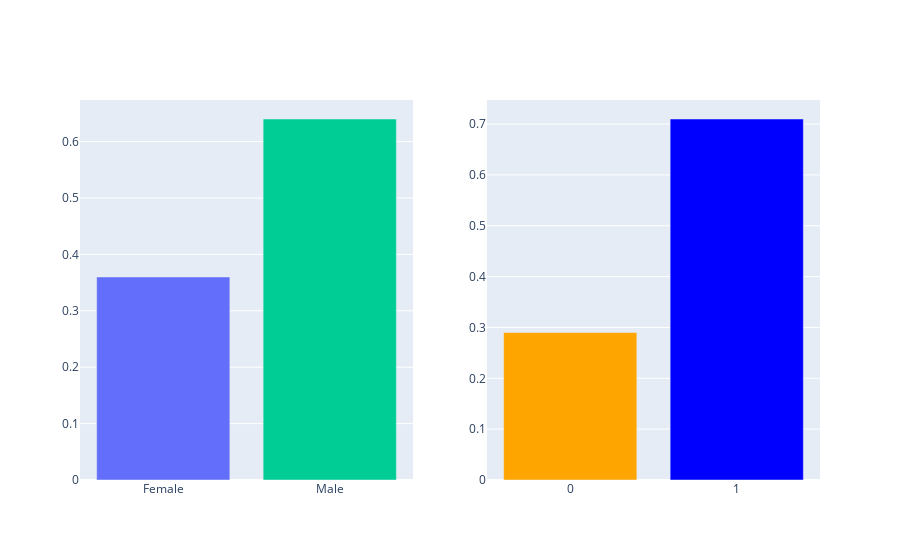
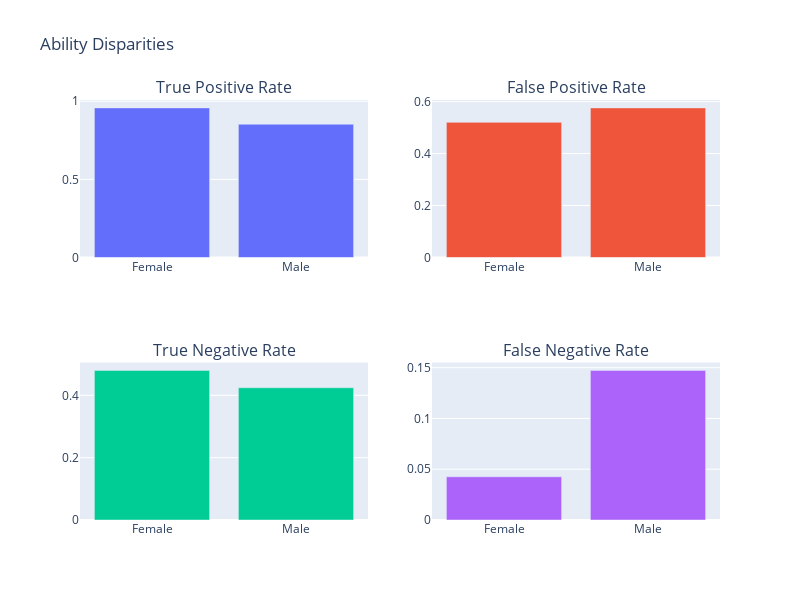
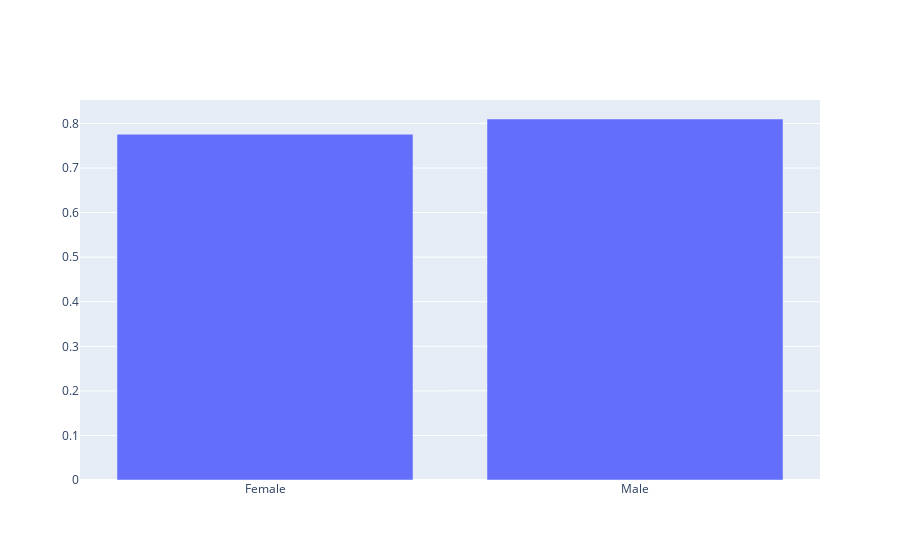

Notebook code for these charts, in order:
### Markdown cell above
## Using FairDetect to test biases in the 'sex' variable

### Code cell
sensitive = 'sex' # sensible variable one wants to test for biases
labels = {0:'Female',1:'Male'} # 0 - Female and 1 - Male
fd.identify_bias(model,X_test,y_test,'sex',labels)

### Figure 1 — Plotly figure (JSON) as saved in the notebook; plotly's stock layout.template omitted (floating-point values rounded to 4 significant figures)
{"data": [{"showlegend": false, "type": "bar", "x": ["Female"], "xaxis": "x", "y": [0.36], "yaxis": "y"}, {"marker": {"color": "orange"}, "showlegend": false, "type": "bar", "x": ["0"], "xaxis": "x2", "y": [0.29], "yaxis": "y2"}, {"showlegend": false, "type": "bar", "x": ["Male"], "xaxis": "x", "y": [0.64], "yaxis": "y"}, {"marker": {"color": "blue"}, "showlegend": false, "type": "bar", "x": ["1"], "xaxis": "x2", "y": [0.71], "yaxis": "y2"}], "layout": {"xaxis": {"anchor": "y", "domain": [0, 0.45]}, "xaxis2": {"anchor": "y2", "domain": [0.55, 1]}, "yaxis": {"anchor": "x", "domain": [0, 1]}, "yaxis2": {"anchor": "x2", "domain": [0, 1]}}}

### Figure 2 — Plotly figure (JSON) as saved in the notebook; plotly's stock layout.template omitted (floating-point values rounded to 4 significant figures)
{"data": [{"type": "bar", "x": ["Female", "Male"], "xaxis": "x", "y": [0.9574, 0.8526], "yaxis": "y"}, {"type": "bar", "x": ["Female", "Male"], "xaxis": "x2", "y": [0.52, 0.5758], "yaxis": "y2"}, {"type": "bar", "x": ["Female", "Male"], "xaxis": "x3", "y": [0.48, 0.4242], "yaxis": "y3"}, {"type": "bar", "x": ["Female", "Male"], "xaxis": "x4", "y": [0.04255, 0.1474], "yaxis": "y4"}], "layout": {"annotations": [{"font": {"size": 16}, "showarrow": false, "text": "True Positive Rate", "x": 0.225, "xanchor": "center", "xref": "paper", "y": 1, "yanchor": "bottom", "yref": "paper"}, {"font": {"size": 16}, "showarrow": false, "text": "False Positive Rate", "x": 0.775, "xanchor": "center", "xref": "paper", "y": 1, "yanchor": "bottom", "yref": "paper"}, {"font": {"size": 16}, "showarrow": false, "text": "True Negative Rate", "x": 0.225, "xanchor": "center", "xref": "paper", "y": 0.375, "yanchor": "bottom", "yref": "paper"}, {"font": {"size": 16}, "showarrow": false, "text": "False Negative Rate", "x": 0.775, "xanchor": "center", "xref": "paper", "y": 0.375, "yanchor": "bottom", "yref": "paper"}], "height": 600, "showlegend": false, "title": {"text": "Ability Disparities"}, "width": 800, "xaxis": {"anchor": "y", "domain": [0, 0.45]}, "xaxis2": {"anchor": "y2", "domain": [0.55, 1]}, "xaxis3": {"anchor": "y3", "domain": [0, 0.45]}, "xaxis4": {"anchor": "y4", "domain": [0.55, 1]}, "yaxis": {"anchor": "x", "domain": [0.625, 1]}, "yaxis2": {"anchor": "x2", "domain": [0.625, 1]}, "yaxis3": {"anchor": "x3", "domain": [0, 0.375]}, "yaxis4": {"anchor": "x4", "domain": [0, 0.375]}}}

### Figure 3 — Plotly figure (JSON) as saved in the notebook; plotly's stock layout.template omitted (floating-point values rounded to 4 significant figures)
{"data": [{"type": "bar", "x": ["Female", "Male"], "y": [0.7759, 0.81]}], "layout": {}}
